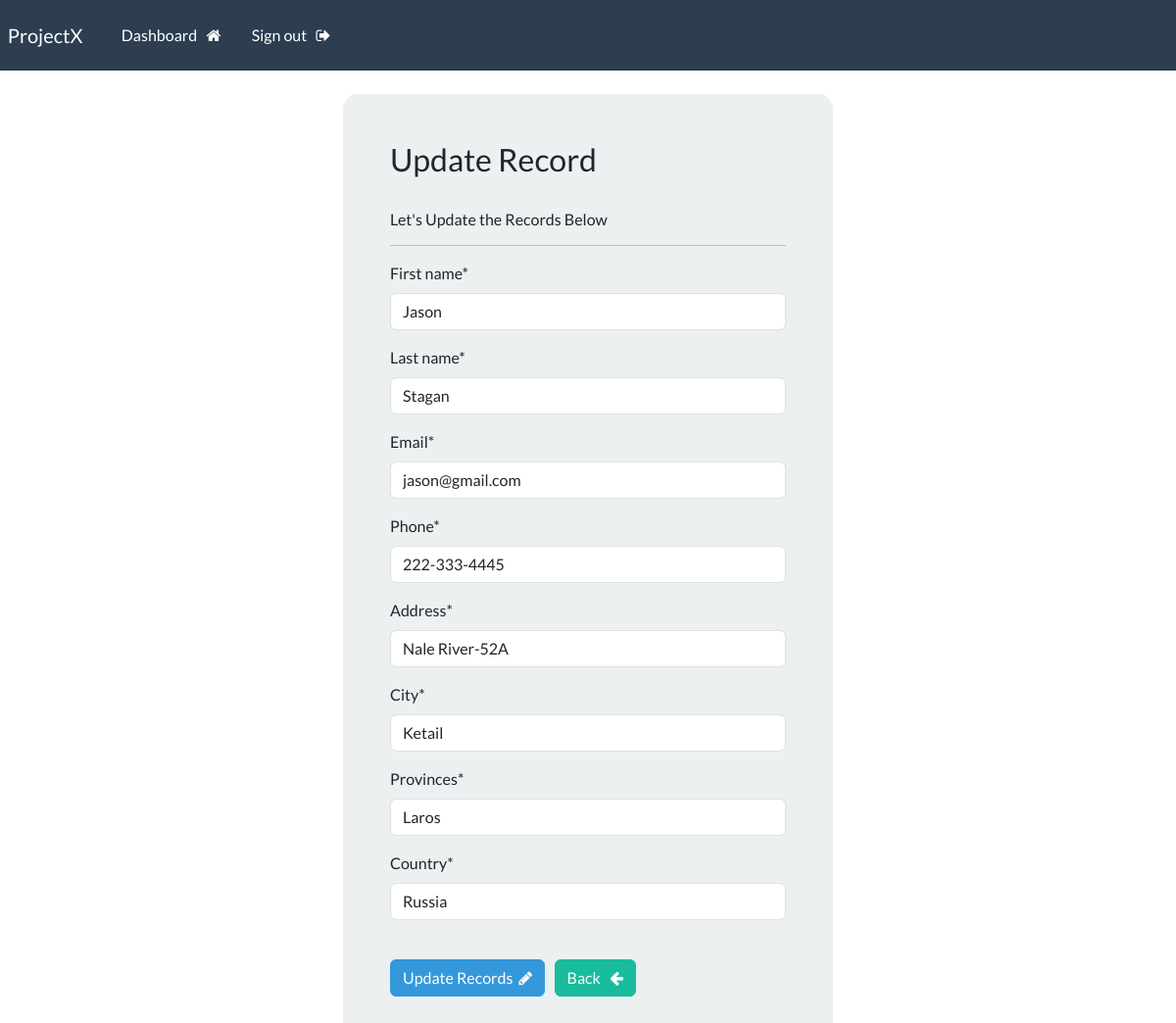
/update-record/11 (signed in), run on the app's committed database.
### webapp/models.py (models this page shows, shortened)
class Record(models.Model):
    creation_date = models.DateTimeField(auto_now_add=True)
    first_name = models.CharField(max_length=20)
    last_name = models.CharField(max_length=20)
    email = models.CharField(max_length=50)
    phone = models.CharField(max_length=20)
    address =  models.CharField(max_length=100)
    city = models.CharField(max_length=50)
    provinces = models.CharField(max_length=100)
    country = models.CharField(max_length=125)

### webapp/views.py (the view)
# urls.py: path('update-record/<int:pk>',views.update_record,name="updaterecordpage"),
@login_required(login_url='loginpage')
def update_record(request,pk):
    record_need_to_update = Record.objects.get(id=pk)
    form = UpdateRecordForm(instance=record_need_to_update)
    if request.method =="POST":
        form = UpdateRecordForm(request.POST,instance=record_need_to_update)
        if form.is_valid():
            form.save()
            messages.success(request,'Your records are updated successfully!')
            redirect('dashboardpage')
    context={'form':form}
    return render(request,'webapp/update-records.html',context)

### webapp/forms.py
class UpdateRecordForm(forms.ModelForm):
    class Meta:
        model = Record
        fields=['first_name','last_name','email','phone','address','city','provinces','country']

### webapp/templates/webapp/update-records.html (shortened to what this page needs)
{% extends "webapp/base.html" %}
{% load crispy_forms_tags %}
{% block content %}
<body>
    <div class="container bg-light shadow-md p-5 form-layout">
    <h3>Update Record</h3>
        <br>
        <h6>Let's Update the Records Below</h6>
        <hr>
   <form method="POST" autocomplete="off">
                {{form|crispy}}
                <br>
    <button type="submit" class="btn btn-info">Update Records &nbsp;<i class="fa fa-pencil" aria-hidden="true"></i></button>
    <a class="btn btn-success" href="{% url 'dashboardpage' %}">  Back &nbsp; <i class="fa fa-arrow-left" aria-hidden="true"></i>
    </a>
   </form>
<br>
</div>
</body>
{% endblock %}

### crm/static/css/style.css (style rules this page uses)
.form-layout { border-radius: 15px; width: 500px; }

### data on the page
Record: first_name "Jason", last_name "Stagan", email "jason@gmail.com", phone "222-333-4445", address "Nale River-52A", city "Ketail", provinces "Laros", country "Russia"
